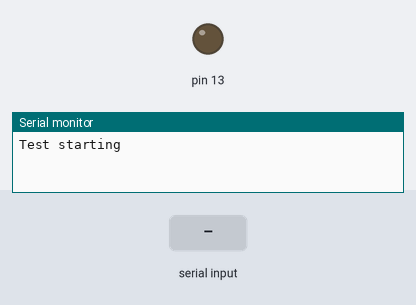
The sketch below on a simulated Arduino Uno, built with avr-gcc and run on an emulated ATmega328P. On the bench: output pins drawn as LEDs (lit = HIGH), the last lines printed to the serial monitor. Inputs (shaded band) come from the test bench.

Above: at 1.2 s.
1.3 s: "1" received over the second serial link
At 2.1 s:
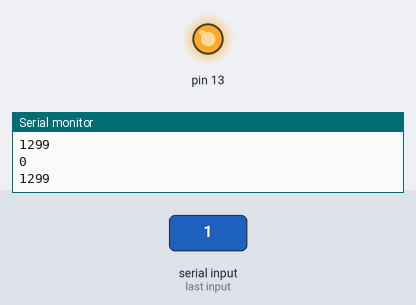
Timing chart, 0 to 4.3 s (numbered marks = the images above; inputs shaded):
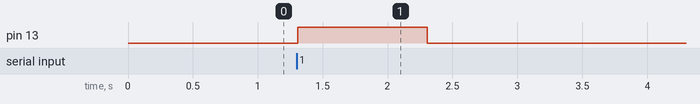

The sketch:

BluetoothToAndroidTest2.ino
```cpp
/*
Connect Bluetooth RX,TX to Arduino RX,TX
Requires NeoPixel Library
https://github.com/adafruit/Adafruit_NeoPixel
If you want to view via Serial Monitor and have your Arduino connect to BT module
simultaneously use Software Serial to open a second port.
#include <SoftwareSerial.h>
SoftwareSerial mySerial(3, 4); // RX, TX
*/


#include <SoftwareSerial.h>

SoftwareSerial mySerial(10, 11); // RX, TX

unsigned long time1; // last time alert was set
unsigned long time2; // next time led is on
unsigned long duration; //duration between led signal

void setup() {

  // initialize serial:
   Serial.begin(9600);
   mySerial.begin(9600);
   pinMode(13,OUTPUT);

   time1=0;
   time2=0;

   Serial.println("Test starting");
}

void loop() {

  // if there's any serial available, read it:
  while (mySerial.available() > 0) {

    // look for the next valid integer in the incoming serial stream:
   // int red = mySerial.parseInt();
    // do it again:
   // int green = mySerial.parseInt();
    // do it again:
   // int blue = mySerial.parseInt();

    // look for the newline. That's the end of your
    // sentence:

    //Light LED if received 1
    if (mySerial.read() == '1')
    {
      time2 = millis(); //get time since board started
      duration = time2 - time1;

      Serial.println("LED ON");
      Serial.println(time2);
      Serial.println(time1);
      Serial.println(duration);

      time1 = time2;

      mySerial.print("LED ON");
      digitalWrite(13, HIGH);
      delay(1000);
      digitalWrite(13, LOW);
      delay(1000);
    }
    // if (mySerial.read() == '\n') {
   // if (mySerial.read() == '\n') {
      // sends confirmation
   // Serial.println("received:" + String(red)+"," + String(green) + "," + String(blue));
    //Serial.write(red);

     /* // constrain the values to 0 - 255
      red = constrain(red, 0, 255);
      green = constrain(green, 0, 255);
      blue = constrain(blue, 0, 255);
      // fill strip
      //colorSet(strip.Color(red, green, blue), 0);

      // send some data back
      mySerial.println("received:"+String(red)+","+String(green)+","+String(blue));

   }*/
}
}
```

Measured:
- after the input at 1.3 s, pin 13: LOW → HIGH at once, → LOW 1.0 s later
